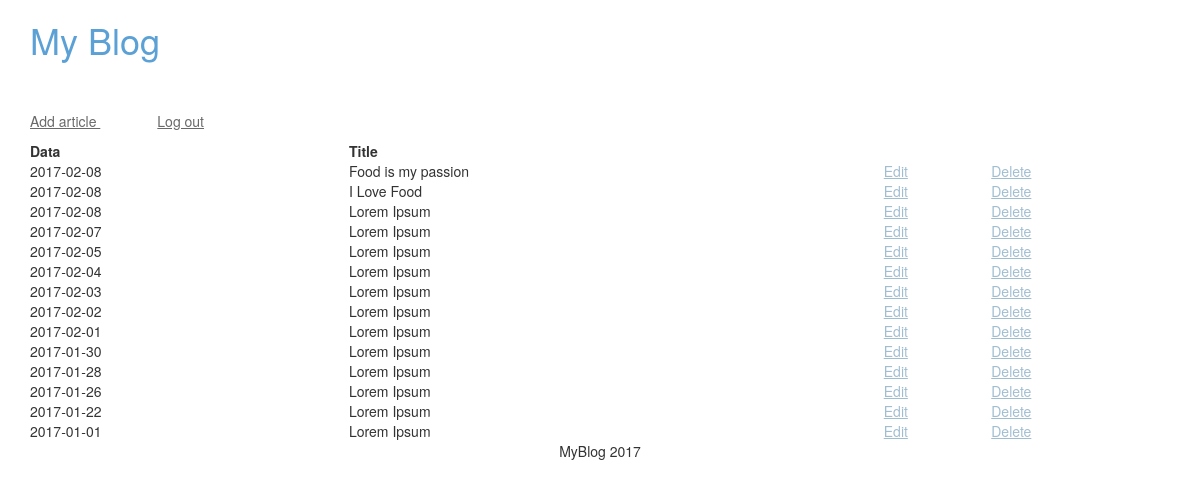
The app's page /admin/index.php with its own data.
### tables this page shows
CREATE TABLE IF NOT EXISTS `articles` (
  `id` int(11) NOT NULL,
  `title` varchar(255) NOT NULL,
  `image` varchar(255) NOT NULL,
  `content` text NOT NULL,
  `date` date NOT NULL
);

### models/articles.php (called while the page is built, shortened)
<?php
function articles_all($link){
    $stmt = $link->prepare("SELECT * FROM articles ORDER BY id DESC");
    if ($stmt->execute()){
        return $stmt->fetchAll();
    }
}
?>

### views/articles_admin.php (the view, shortened to what this page needs)
<!DOCTYPE html>
<html>
<head>
    <link rel="stylesheet" href="../style.css">
    <link rel="stylesheet" href="https://maxcdn.bootstrapcdn.com/bootstrap/3.3.7/css/bootstrap.min.css"
</head>
<body>
  <div class = "container">
  <a class = "blog" href = "../index.php" ><h1>My Blog</h1></a>
      <a class = "links" href = "index.php?action=add"> Add article </a><a class = "links"id="logout" href="logoutadmin.php">Log out</a>
   <div>
     <table class = "admin-table">
         <tr>
             <th>Data</th>
             <th>Title</th>
             <th></th>
             <th></th>
         </tr>
       <?php foreach ($articles as $a): ?>
        <tr>
             <td><?=$a['date']?></td>
             <td><?=$a['title']?></td>
             <td>
                 <a class = "edit" href = "index.php?action=edit&id=<?=$a['id']?>">Edit</a>
             </td>
             <td>
                 <a class = "edit" href = "index.php?action=delete&id=<?=$a['id']?>">Delete</a>
             </td>
        </tr>
          <?php endforeach ?>
     </table>
   </div>
   <footer>
       <p>MyBlog 2017</p>
   </footer>
   </div>
</body>
</html>

### style.css (style rules this page uses)
* { margin: 0; }
h1 { color: brown; }
footer { text-align: center; }
.blog { color: #5CA1D5; font-size: 50px; }
.links { color: dimgrey; text-decoration: underline; }
.edit { color:#A1BED0; text-decoration: underline; }
.admin-table { width: 100%; }
#logout { margin-left: 5%; }

### records on screen
articles: date "2017-02-08", title "Food is my passion"
articles: date "2017-02-08", title "I Love Food"
articles: date "2017-02-08", title "Lorem Ipsum"
articles: date "2017-02-07", title "Lorem Ipsum"
articles: date "2017-02-05", title "Lorem Ipsum"
articles: date "2017-02-04", title "Lorem Ipsum"
articles: date "2017-02-03", title "Lorem Ipsum"
articles: date "2017-02-02", title "Lorem Ipsum"
articles: date "2017-02-01", title "Lorem Ipsum"
articles: date "2017-01-30", title "Lorem Ipsum"
articles: date "2017-01-28", title "Lorem Ipsum"
articles: date "2017-01-26", title "Lorem Ipsum"
articles: date "2017-01-22", title "Lorem Ipsum"
articles: date "2017-01-01", title "Lorem Ipsum"
